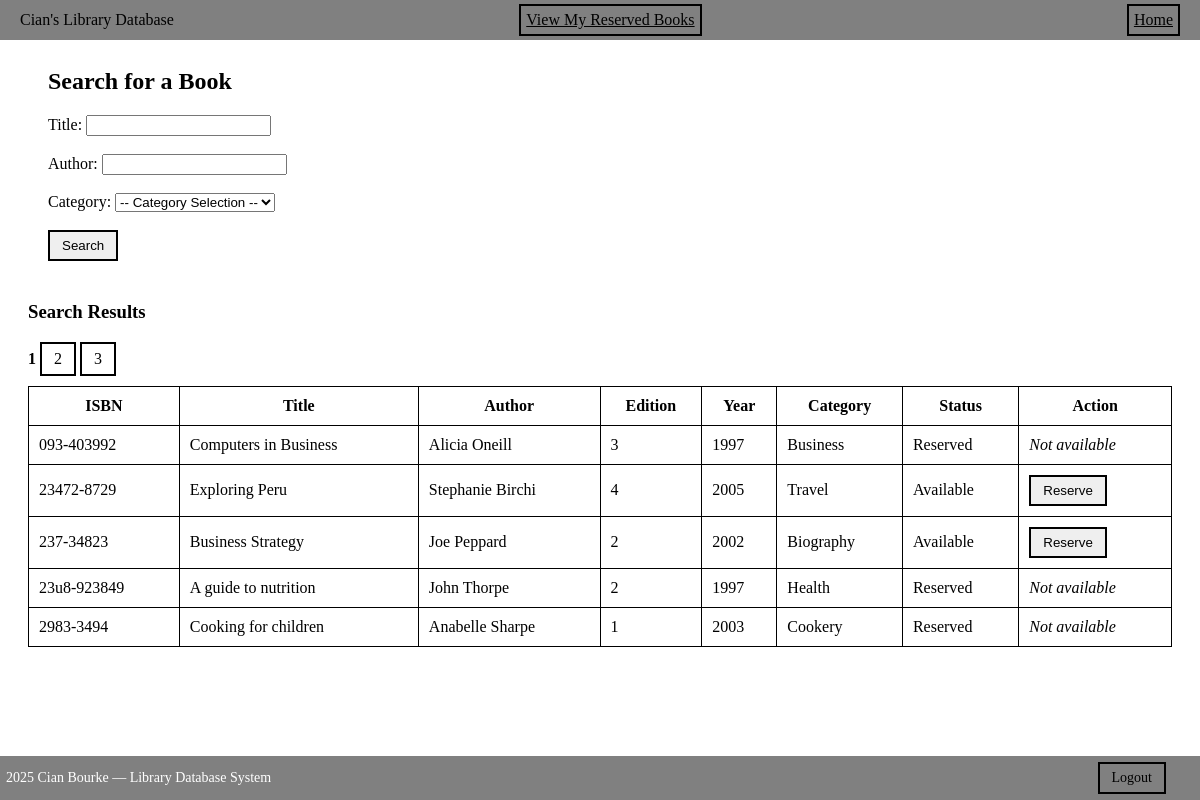
The page /search.php (signed in) on the database its author committed.
### tables this page shows
CREATE TABLE `books` (
  `ISBN` varchar(13) NOT NULL,
  `BookTitle` varchar(200) NOT NULL,
  `Author` varchar(100) DEFAULT NULL,
  `Edition` varchar(100) DEFAULT NULL,
  `Book_Year` int(11) DEFAULT NULL,
  `CategoryID` varchar(10) DEFAULT NULL,
  `reserved` char(1) DEFAULT 'N'
);

CREATE TABLE `category` (
  `CategoryID` varchar(10) NOT NULL,
  `CategoryDescription` varchar(50) NOT NULL
);

### Search.php (the view, shortened to what this page needs)
<?php
include 'Header.php';
$mysqli = new mysqli("localhost", "root", "", "assignmentproject");
$title    = trim($_GET['title'] ?? '');
$author   = trim($_GET['author'] ?? '');
$category = trim($_GET['category'] ?? '');
$rows_per_page = 5;
$page = max(1, intval($_GET['page'] ?? 1));
$offset = ($page - 1) * $rows_per_page;
$sql = "SELECT SQL_CALC_FOUND_ROWS books.*, category.CategoryDescription
        FROM books
        JOIN category ON books.CategoryID = category.CategoryID
        WHERE 1=1";
$sql .= " LIMIT $rows_per_page OFFSET $offset";
$stmt = $mysqli->prepare($sql);
$stmt->execute();
$result = $stmt->get_result();
$total_rows = $mysqli->query("SELECT FOUND_ROWS() AS total")->fetch_assoc()['total'];
$total_pages = ceil($total_rows / $rows_per_page);
?>
<!DOCTYPE html>
<html>
<head>
</head>
<body>
<div class="search-box">
    <h2>Search for a Book</h2>
    <form method="get">
        Title:
        <input type="text" name="title" value="<?php echo htmlspecialchars($title); ?>">
        <br><br>
        Author:
        <input type="text" name="author" value="<?php echo htmlspecialchars($author); ?>">
        <br><br>
        Category:
        <select name="category">
            <option value="">-- Category Selection --</option>
        </select>
        <br><br>
        <button type="submit" class="btn">Search</button>
    </form>
</div>
<h3>Search Results</h3>
<div style="margin-bottom: 10px;">
    <?php for ($i = 1; $i <= $total_pages; $i++): ?>
        <?php if ($i == $page): ?>
            <strong><?php echo $i; ?></strong>
        <?php else: ?>
            <a class="btn"
               href="Search.php?page=<?php echo $i; ?>&title=<?php echo urlencode($title); ?>&author=<?php echo urlencode($author); ?>
               &category=<?php echo urlencode($category); ?>">
               <?php echo $i; ?>
            </a>
        <?php endif; ?>
    <?php endfor; ?>
</div>
<table>
    <tr>
        <th>ISBN</th>
        <th>Title</th>
        <th>Author</th>
        <th>Edition</th>
        <th>Year</th>
        <th>Category</th>
        <th>Status</th>
        <th>Action</th>
    </tr>
    <?php while ($row = $result->fetch_assoc()): ?>
        <tr>
            <td><?php echo htmlspecialchars($row['ISBN']); ?></td>
            <td><?php echo htmlspecialchars($row['BookTitle']); ?></td>
            <td><?php echo htmlspecialchars($row['Author']); ?></td>
            <td><?php echo htmlspecialchars($row['Edition']); ?></td>
            <td><?php echo htmlspecialchars($row['Book_Year']); ?></td>
            <td><?php echo htmlspecialchars($row['CategoryDescription']); ?></td>
            <td><?php echo $row['reserved'] === 'Y' ? "Reserved" : "Available"; ?></td>
            <td>
                <?php if ($row['reserved'] === 'Y'): ?>
                    <em>Not available</em>
                <?php else: ?>
                    <form method="post" action="Reserve.php">
                        <button type="submit" class="btn">Reserve</button>
                    </form>
                <?php endif; ?>
            </td>
        </tr>
    <?php endwhile; ?>
</table>
</body>
</html>
<?php include 'Footer.php'; ?>

### Header.php (shortened to what this page needs)
<!DOCTYPE html>
<html>
<head>
</head>
<body>
    <header>
        <div>Cian's Library Database</div>
        <a href="Reserve.php" style="margin-right: 80px;"  class="box">View My Reserved Books</a>
        <a href="Index.php" style="margin-right: 40px;"  class="box">Home</a>
    </header>
    <div class="content">
</body>

### Footer.php (shortened to what this page needs)
    <footer style="
        position: fixed;
        bottom: 0;
        left: 0;
        width: 100%;
        background-color: grey;
        color: white;
        padding: 10px 10px;
        display: flex;
        justify-content: space-between;
        align-items: center;
        padding: 6px 6px; /* smaller vertical padding */
        font-size: 14px;    /* smaller text */">
        2025 Cian Bourke — Library Database System
        <a href="Search.php?logout=1" class="btn " style="margin-right: 40px;">Logout</a>
    </footer>
</body>
</html>

### Header.php (style rules this page uses)
header { position: fixed; top: 0; left: 0; width: 100%; background-color: grey; color: black; padding: 4px 20px; display: flex; justify-content: space-between; align-items: center; }
.box { border: 2px solid black; padding: 5px 5px; display: inline-block; color: black; }

### Search.php (style rules this page uses)
body { background-color: white; padding: 20px; }
.search-box { background: white; padding: 20px; border-radius: 10px; margin-bottom: 20px; }
table { width: 100%; border-collapse: collapse; background: white; }
th, td { padding: 10px; border: 1px solid black; }
.btn { padding: 6px 12px; color: white; cursor: pointer; text-decoration: none; border: 2px solid black; display: inline-block; color: black; }

### rows shown on the page
books: ISBN "093-403992", BookTitle "Computers in Business", Author "Alicia Oneill", Edition "3", Book_Year "1997", CategoryID.CategoryDescription "Business", reserved "Reserved"
books: ISBN "23472-8729", BookTitle "Exploring Peru", Author "Stephanie Birchi", Edition "4", Book_Year "2005", CategoryID.CategoryDescription "Travel", reserved "Available"
books: ISBN "237-34823", BookTitle "Business Strategy", Author "Joe Peppard", Edition "2", Book_Year "2002", CategoryID.CategoryDescription "Biography", reserved "Available"
books: ISBN "23u8-923849", BookTitle "A guide to nutrition", Author "John Thorpe", Edition "2", Book_Year "1997", CategoryID.CategoryDescription "Health", reserved "Reserved"
books: ISBN "2983-3494", BookTitle "Cooking for children", Author "Anabelle Sharpe", Edition "1", Book_Year "2003", CategoryID.CategoryDescription "Cookery", reserved "Reserved"
